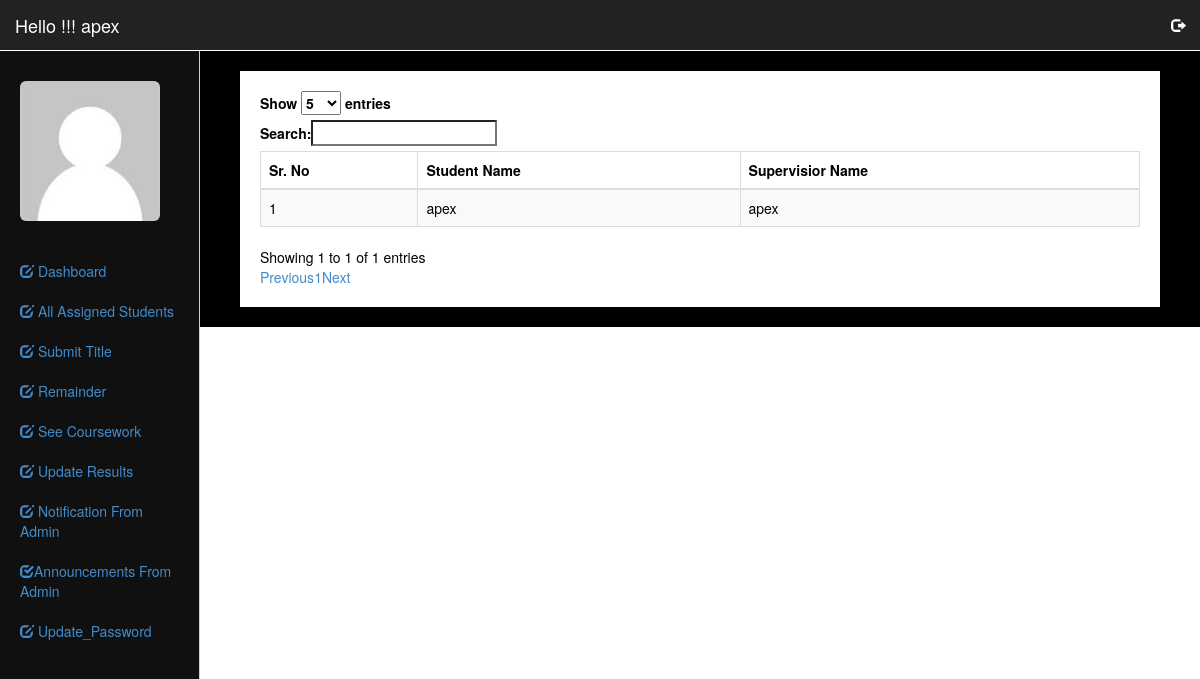
Page /New/Supervisor/index.php?option=student_assigned (signed in) on the committed database.
### tables this page shows
CREATE TABLE IF NOT EXISTS `supervisor` (
  `id` int(11) NOT NULL AUTO_INCREMENT,
  `name` char(50) NOT NULL,
  `email` varchar(50) NOT NULL,
  `pass` varchar(50) NOT NULL,
  `mob` varchar(20) NOT NULL,
  `gender` varchar(10) NOT NULL,
  `program` varchar(50) NOT NULL,
  `course` varchar(50) NOT NULL,
  `status` varchar(20) NOT NULL,
  PRIMARY KEY (`id`),
  UNIQUE KEY `email` (`email`)
);

CREATE TABLE IF NOT EXISTS `assign_supervisior` (
  `id` int(11) NOT NULL AUTO_INCREMENT,
  `stu_id` int(11) NOT NULL,
  `super_id` int(11) NOT NULL,
  `start_date` date NOT NULL,
  PRIMARY KEY (`id`),
  UNIQUE KEY `stu_id` (`stu_id`),
  UNIQUE KEY `stu_id_2` (`stu_id`)
);

CREATE TABLE IF NOT EXISTS `student` (
  `id` int(11) NOT NULL AUTO_INCREMENT,
  `name` char(50) NOT NULL,
  `email` varchar(50) NOT NULL,
  `pass` varchar(50) NOT NULL,
  `mob` varchar(15) NOT NULL,
  `gender` varchar(10) NOT NULL,
  `program` varchar(50) NOT NULL,
  `course` varchar(50) NOT NULL,
  PRIMARY KEY (`id`),
  UNIQUE KEY `email` (`email`)
);

### New/Supervisor/index.php (the view, shortened to what this page needs)
<?php
require("../include/config.php");
 extract($_SESSION);
 extract($_REQUEST);
 $sup=mysqli_query($con,"select * from supervisor where email='".$supervisior."'");
$supRes=mysqli_fetch_array($sup);
 ?>
<!DOCTYPE html>
<html lang="en">
  <head>
    <link href="../css/bootstrap.min.css" rel="stylesheet">
    <link href="../css/dashboard.css" rel="stylesheet">
  </head>
  <body>
    <nav class="navbar navbar-inverse navbar-fixed-top">
      <div class="container-fluid">
        <div class="navbar-header">
          <a class="navbar-brand" href="index.php" style="color:#FFFFFF">
		  <?php echo "Hello  !!! ".$supRes['name'];?></a>
        </div>
        <div id="navbar" class="navbar-collapse collapse">
          <ul class="nav navbar-nav navbar-right">
            <li><a href="logout.php" title="click here to logout" style="color:#FFFFFF"><span style="color:#FFFFFF" class="glyphicon glyphicon-log-out"></span></a></li>
          </ul>
        </div>
      </div>
    </nav>
    <div class="container-fluid">
      <div class="row">
        <div class="col-sm-3 col-md-2 sidebar" style="border-right:1px solid #CCC;background:#101010">
          <ul class="nav nav-sidebar">
			 <li><a href=""><img src="../img/user11.jpg" width="140" class="img-rounded"></li>
			  <li><a href="index.php"><span class="glyphicon glyphicon-edit"></span> Dashboard </a></li>
			 <li><a href="index.php?option=student_assigned"><span class="glyphicon glyphicon-edit"></span> All Assigned Students </a></li>
			<li><a href="index.php?option=submit_title"><span class="glyphicon glyphicon-edit"></span> Submit Title</a></li>
            <li><a href="index.php?option=remainder"><span class="glyphicon glyphicon-edit"></span>  Remainder</a></li>
            <li><a href="index.php?option=coursework"><span class="glyphicon glyphicon-edit"></span>  See Coursework</a></li>
			 <li><a href="index.php?option=results"><span class="glyphicon glyphicon-edit"></span> Update Results</a></li>
			<li><a href="index.php?option=notification"><span class="glyphicon glyphicon-edit"></span>  Notification From Admin</a></li>
			<li><a href="index.php?option=Announcements" title="Announcements for all supervisior and Student"><span class="glyphicon glyphicon-check"></span>Announcements From Admin</a></li>
			 <li><a href="index.php?option=update_password"><span class="glyphicon glyphicon-edit"></span> Update_Password</a></li>
          </ul>
        </div>
		<div class="col-sm-9 col-sm-offset-3 col-md-10 col-md-offset-2 main" style="background:#000000;border-top:1px solid #fff">
			<?php
			@$option=$_REQUEST['option'];
			if($option!="")
			{
				if($option=="student_assigned")
				{
				include('student_assigned.php');
				}
		  }?>
        </div>
      </div>
  </body>
</html>

### New/Supervisor/student_assigned.php
<div id="page-wrapper" style="background:#fff;padding:20px;color:#000">
			<div class="row">
                <div class="col-lg-12">
                    <table class="table table-striped table-responsive table-bordered" id='example'>
						<thead>
		<th>Sr. No</th>
		<th>Student Name</th>
		<th>Supervisior Name</th>
						</thead>
                        <tbody>
                <?php
	$que=mysqli_query($con,"select * from  assign_supervisior where super_id='".$supRes['id']."'");
	$i=1;
	while($row= mysqli_fetch_array($que))
	{
	?>
	<tr>
		<td><?php echo $i; $i++; ?></td>
<Td>
		<?php
		$stu=mysqli_query($con,"select name from student where id=$row[1]");
		$stu1=mysqli_fetch_assoc($stu);
		echo $stu1['name'];
		?>
		</Td>
		<Td>
		<?php
		$sup=mysqli_query($con,"select name from supervisor where id=$row[2]");
		$sup1=mysqli_fetch_assoc($sup);
		echo $sup1['name'];
		?>
		</Td>
	</tr>
	<?php } ?>
                        </tbody>
                    </table>
                </div>
            </div>
        </div>
    </div>

### New/css/dashboard.css (style rules this page uses)
body { padding-top: 50px; }
.navbar-fixed-top { border: 0; }
.sidebar { display: none; }
@media (min-width: 768px) { .sidebar { position: fixed; top: 51px; bottom: 0; left: 0; z-index: 1000; display: block; padding: 20px; overflow-x: hidden; overflow-y: auto; background-color: #f5f5f5; border-right: 1px solid #eee; } }
.nav-sidebar { margin-right: -21px; margin-bottom: 20px; margin-left: -20px; }
.nav-sidebar > li > a { padding-right: 20px; padding-left: 20px; }
.main { padding: 20px; }
@media (min-width: 768px) { .main { padding-right: 40px; padding-left: 40px; } }

### rows in the picture
supervisor: name "apex"
assign_supervisior: student.name "apex", supervisor.name "apex"
